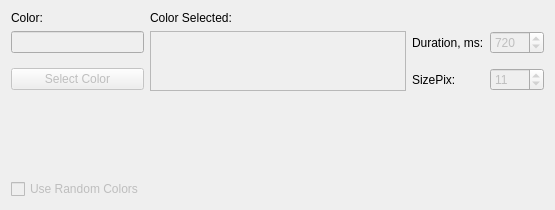
          <widget class="QWidget" name="TabStab">
           <attribute name="title">
            <string>Stab</string>
           </attribute>
           <layout class="QGridLayout" name="gridLayout_21">
            <item row="3" column="0">
             <widget class="QPushButton" name="BtnStabColor">
              <property name="enabled">
               <bool>false</bool>
              </property>
              <property name="text">
               <string>Select Color</string>
              </property>
              <property name="autoDefault">
               <bool>true</bool>
              </property>
             </widget>
            </item>
            <item row="0" column="0">
             <widget class="QLabel" name="LblStabColor">
              <property name="text">
               <string>Color:</string>
              </property>
             </widget>
            </item>
            <item row="1" column="0">
             <widget class="QLineEdit" name="TxtStabColor">
              <property name="enabled">
               <bool>false</bool>
              </property>
              <property name="alignment">
               <set>Qt::AlignRight|Qt::AlignTrailing|Qt::AlignVCenter</set>
              </property>
             </widget>
            </item>
            <item row="1" column="4" rowspan="3">
             <widget class="QTextBrowser" name="StabColor">
              <property name="enabled">
               <bool>false</bool>
              </property>
              <property name="maximumSize">
               <size>
                <width>16777214</width>
                <height>60</height>
               </size>
              </property>
             </widget>
            </item>
            <item row="4" column="0">
             <spacer name="verticalSpacer_6">
              <property name="orientation">
               <enum>Qt::Vertical</enum>
              </property>
              <property name="sizeHint" stdset="0">
               <size>
                <width>20</width>
                <height>82</height>
               </size>
              </property>
             </spacer>
            </item>
            <item row="5" column="0">
             <widget class="QCheckBox" name="CBStabRandom">
              <property name="enabled">
               <bool>false</bool>
              </property>
              <property name="text">
               <string>Use Random Colors</string>
              </property>
             </widget>
            </item>
            <item row="1" column="5">
             <widget class="QLabel" name="LblStabDuration">
              <property name="text">
               <string>Duration, ms:</string>
              </property>
             </widget>
            </item>
            <item row="1" column="6">
             <widget class="QSpinBox" name="SpinStabDuration">
              <property name="enabled">
               <bool>false</bool>
              </property>
              <property name="minimum">
               <number>1</number>
              </property>
              <property name="maximum">
               <number>9999</number>
              </property>
              <property name="singleStep">
               <number>10</number>
              </property>
              <property name="value">
               <number>720</number>
              </property>
             </widget>
            </item>
            <item row="3" column="5">
             <widget class="QLabel" name="LblStabSizePix">
              <property name="text">
               <string>SizePix:</string>
              </property>
             </widget>
            </item>
            <item row="3" column="6">
             <widget class="QSpinBox" name="SpinStabSizePix">
              <property name="enabled">
               <bool>false</bool>
              </property>
              <property name="minimum">
               <number>1</number>
              </property>
              <property name="maximum">
               <number>300</number>
              </property>
              <property name="singleStep">
               <number>1</number>
              </property>
              <property name="value">
               <number>11</number>
              </property>
             </widget>
            </item>
            <item row="0" column="4">
             <widget class="QLabel" name="LblStabColorSelected">
              <property name="text">
               <string>Color Selected:</string>
              </property>
             </widget>
            </item>
           </layout>
          </widget>
